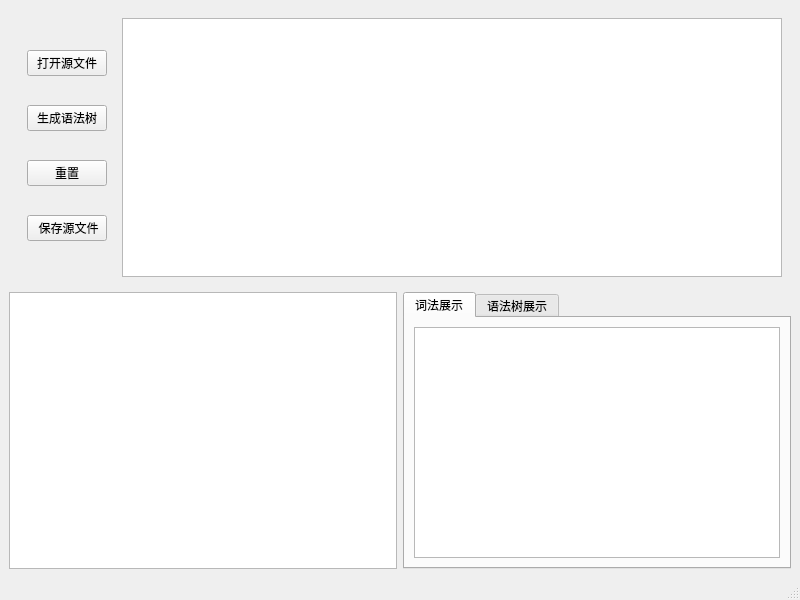
<?xml version="1.0" encoding="UTF-8"?>
<ui version="4.0">
 <class>MainWindow</class>
 <widget class="QMainWindow" name="MainWindow">
  <property name="geometry">
   <rect>
    <x>0</x>
    <y>0</y>
    <width>800</width>
    <height>600</height>
   </rect>
  </property>
  <property name="maximumSize">
   <size>
    <width>16777215</width>
    <height>16777215</height>
   </size>
  </property>
  <property name="windowTitle">
   <string>MainWindow</string>
  </property>
  <widget class="QWidget" name="centralwidget">
   <layout class="QGridLayout" name="gridLayout_2">
    <item row="0" column="0" colspan="2">
     <widget class="QWidget" name="upWidget" native="true">
      <layout class="QHBoxLayout" name="horizontalLayout_2">
       <item>
        <widget class="QWidget" name="buttonWidget" native="true">
         <layout class="QGridLayout" name="gridLayout">
          <item row="1" column="0">
           <widget class="QPushButton" name="syntaxButton">
            <property name="text">
             <string>生成语法树</string>
            </property>
           </widget>
          </item>
          <item row="0" column="0">
           <widget class="QPushButton" name="uploadButton">
            <property name="text">
             <string>打开源文件</string>
            </property>
           </widget>
          </item>
          <item row="2" column="0">
           <widget class="QPushButton" name="resetButton">
            <property name="text">
             <string>重置</string>
            </property>
           </widget>
          </item>
          <item row="3" column="0">
           <widget class="QPushButton" name="saveButton">
            <property name="text">
             <string> 保存源文件</string>
            </property>
           </widget>
          </item>
         </layout>
        </widget>
       </item>
       <item>
        <widget class="QTableWidget" name="errorWidget">
         <property name="maximumSize">
          <size>
           <width>16777215</width>
           <height>300</height>
          </size>
         </property>
        </widget>
       </item>
      </layout>
     </widget>
    </item>
    <item row="1" column="0">
     <widget class="QTextEdit" name="textEdit"/>
    </item>
    <item row="1" column="1">
     <widget class="QTabWidget" name="tabWidget">
      <property name="currentIndex">
       <number>0</number>
      </property>
      <widget class="QWidget" name="wordTab">
       <attribute name="title">
        <string>词法展示</string>
       </attribute>
       <layout class="QHBoxLayout" name="horizontalLayout_4">
        <item>
         <widget class="QTableWidget" name="wordWidget"/>
        </item>
       </layout>
      </widget>
      <widget class="QWidget" name="treeTab">
       <attribute name="title">
        <string>语法树展示</string>
       </attribute>
       <layout class="QHBoxLayout" name="horizontalLayout">
        <item>
         <widget class="QTreeWidget" name="treeWidget">
          <column>
           <property name="text">
            <string notr="true">1</string>
           </property>
          </column>
         </widget>
        </item>
       </layout>
      </widget>
     </widget>
    </item>
   </layout>
  </widget>
  <widget class="QMenuBar" name="menubar">
   <property name="geometry">
    <rect>
     <x>0</x>
     <y>0</y>
     <width>800</width>
     <height>21</height>
    </rect>
   </property>
  </widget>
  <widget class="QStatusBar" name="statusbar"/>
 </widget>
 <resources/>
 <connections/>
</ui>
